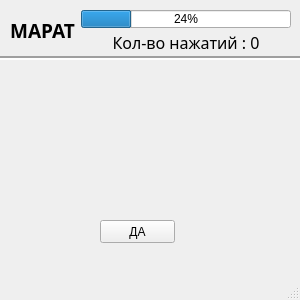
<?xml version="1.0" encoding="UTF-8"?>
<ui version="4.0">
 <class>MainWindow</class>
 <widget class="QMainWindow" name="MainWindow">
  <property name="geometry">
   <rect>
    <x>0</x>
    <y>0</y>
    <width>300</width>
    <height>300</height>
   </rect>
  </property>
  <property name="windowTitle">
   <string>Марат - гейм</string>
  </property>
  <widget class="QWidget" name="centralwidget">
   <widget class="QPushButton" name="pushButton">
    <property name="geometry">
     <rect>
      <x>100</x>
      <y>220</y>
      <width>75</width>
      <height>23</height>
     </rect>
    </property>
    <property name="text">
     <string>ДА</string>
    </property>
   </widget>
   <widget class="Line" name="line">
    <property name="geometry">
     <rect>
      <x>-10</x>
      <y>50</y>
      <width>321</width>
      <height>16</height>
     </rect>
    </property>
    <property name="frameShadow">
     <enum>QFrame::Sunken</enum>
    </property>
    <property name="lineWidth">
     <number>2</number>
    </property>
    <property name="midLineWidth">
     <number>0</number>
    </property>
    <property name="orientation">
     <enum>Qt::Horizontal</enum>
    </property>
   </widget>
   <widget class="QWidget" name="horizontalLayoutWidget">
    <property name="geometry">
     <rect>
      <x>10</x>
      <y>10</y>
      <width>281</width>
      <height>41</height>
     </rect>
    </property>
    <layout class="QHBoxLayout" name="horizontalLayout">
     <item>
      <layout class="QVBoxLayout" name="verticalLayout">
       <property name="sizeConstraint">
        <enum>QLayout::SetDefaultConstraint</enum>
       </property>
       <item>
        <widget class="QLabel" name="label">
         <property name="font">
          <font>
           <family>Segoe UI Black</family>
           <pointsize>14</pointsize>
           <weight>75</weight>
           <bold>true</bold>
          </font>
         </property>
         <property name="text">
          <string>МАРАТ</string>
         </property>
         <property name="alignment">
          <set>Qt::AlignCenter</set>
         </property>
        </widget>
       </item>
      </layout>
     </item>
     <item>
      <layout class="QVBoxLayout" name="verticalLayout_2">
       <item>
        <widget class="QProgressBar" name="progressBar">
         <property name="value">
          <number>24</number>
         </property>
         <property name="alignment">
          <set>Qt::AlignCenter</set>
         </property>
        </widget>
       </item>
       <item>
        <widget class="QLabel" name="label_3">
         <property name="font">
          <font>
           <family>OCR A Extended</family>
           <pointsize>12</pointsize>
          </font>
         </property>
         <property name="text">
          <string>Кол-во нажатий : 0</string>
         </property>
         <property name="alignment">
          <set>Qt::AlignCenter</set>
         </property>
        </widget>
       </item>
      </layout>
     </item>
    </layout>
   </widget>
  </widget>
  <widget class="QMenuBar" name="menubar">
   <property name="geometry">
    <rect>
     <x>0</x>
     <y>0</y>
     <width>300</width>
     <height>21</height>
    </rect>
   </property>
  </widget>
  <widget class="QStatusBar" name="statusbar"/>
 </widget>
 <resources/>
 <connections/>
</ui>
